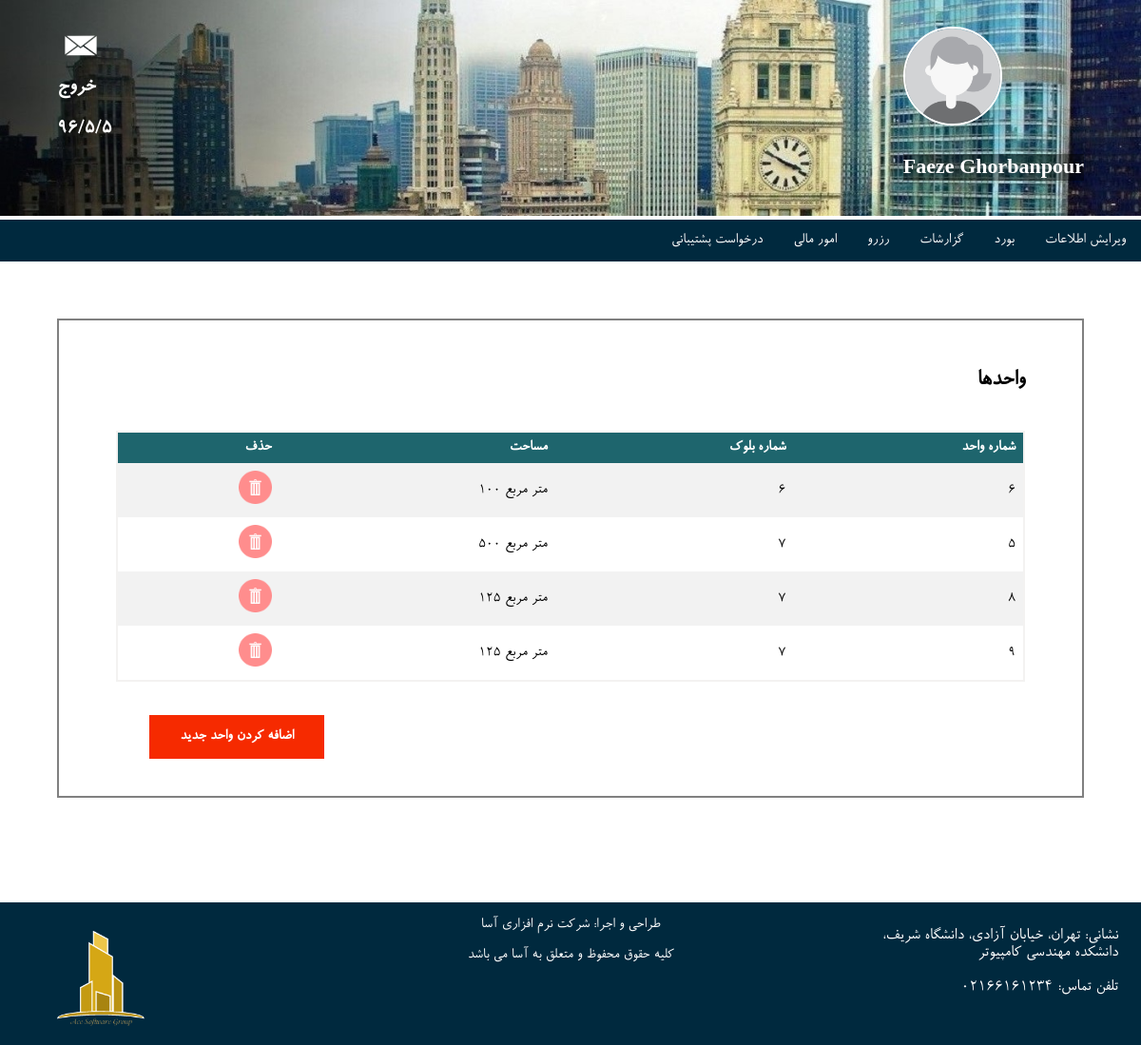
The page /manager/edit_unit/ (signed in) on the database as committed earlier.
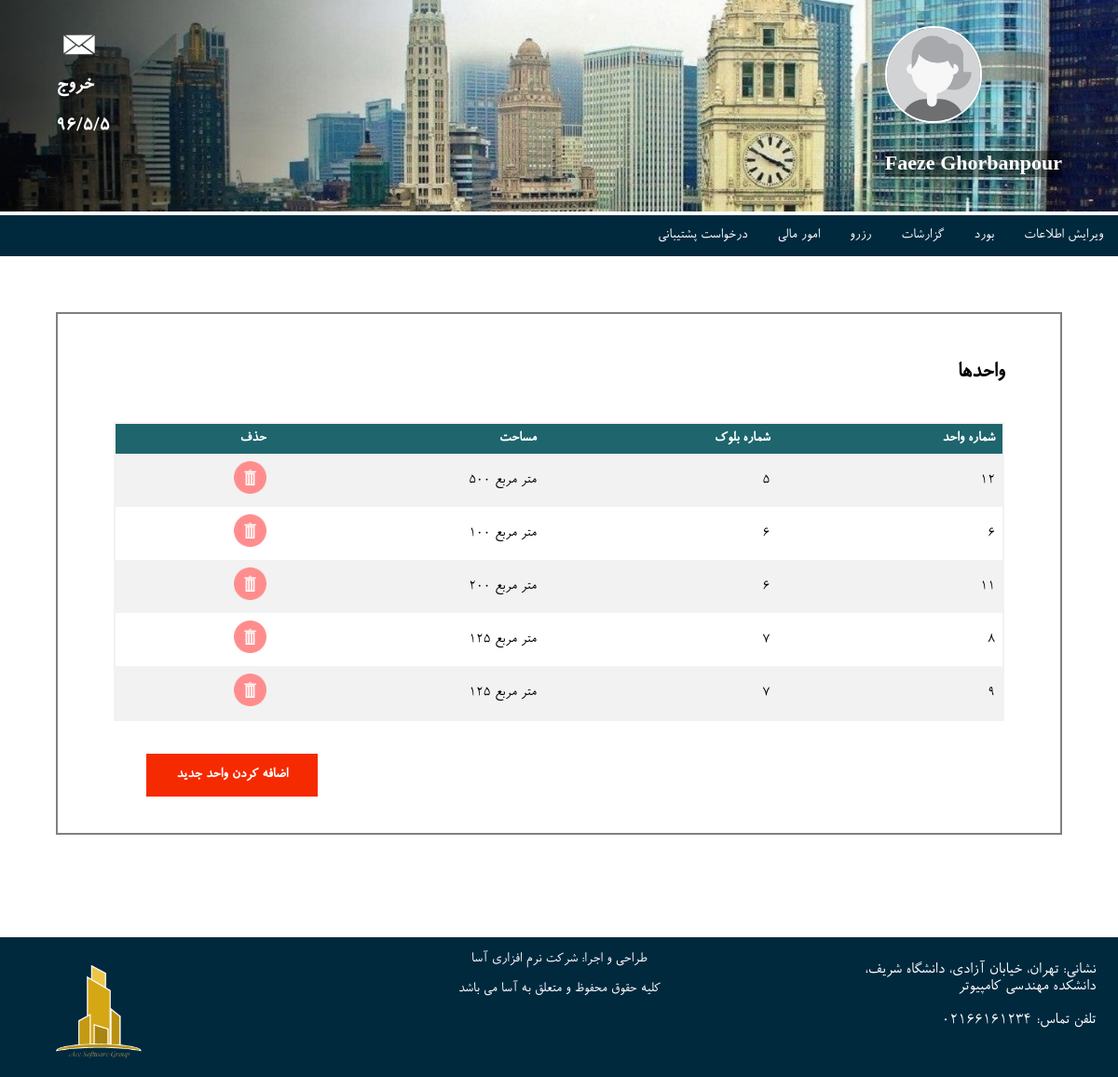
The same page on the database as committed later.
### MySite/models.py (models this page shows, shortened)
class Unit(models.Model):
    area = models.IntegerField()
    block = models.ForeignKey('Block')

class Block(models.Model):
    complex = models.ForeignKey('Complex')

### Manager/views.py (the view)
@login_required
def edit_unit(request):
    complex = request.user.member.manager.complex
    units = Unit.objects.filter(block__complex=complex)
    return render(request, 'manager/editUnit.html', {'units': units})

### Manager/templates/manager/editUnit.html (shortened to what this page needs)
{% extends 'manager/managerBase.html' %}
{% block css %}<link rel="stylesheet" type="text/css" href="../../../static/css/reqStyles.css"/>{% endblock %}
{% block content %}
    <div class="main" style="direction: ltr">
    <h5>واحدها</h5>
    <table>
        <tr>
            <th>حذف</th>
            <th>مساحت</th>
            <th>شماره بلوک</th>
            <th> شماره واحد</th>
        </tr>
        {% for unit in units %}
        <tr>
            <td><a href="{% url 'site:manager:deleteUnit' unit.id %}" onclick="f({{ unit.id }})"><img
                    src="../../../static/images/delete.png" class="linkImg"></a></td>
            <td>{{ unit.area }} متر مربع</td>
            <td>{{ unit.block.id }}</td>
            <td>{{ unit.id }}</td>
        </tr>
        {% endfor %}
    </table>
        <a type="button" class="btn" style="color:white; font-weight: bold;" href="{% url 'site:manager:addUnit' %}">اضافه
            کردن واحد جدید</a>
</div>
{% endblock %}

Rows that differ between the two databases and show on the page:
removed Unit: area "500", block.id "7", id "5"
added Unit: area "500", block.id "5", id "12"
added Unit: area "200", block.id "6", id "11"
